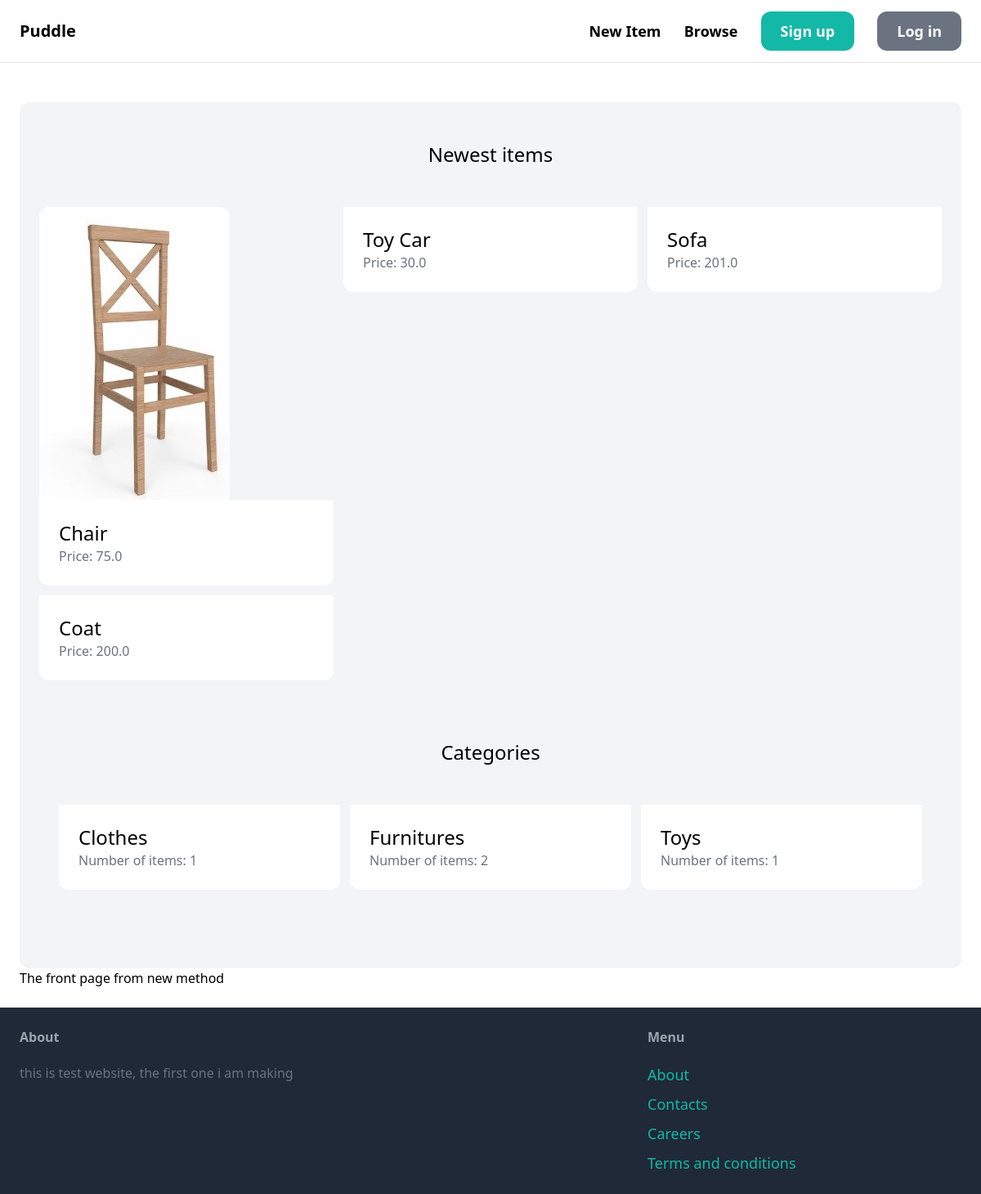
The page / on the database its author committed.
### item/models.py (models this page shows, shortened)
class Item(models.Model):
    category = models.ForeignKey(Category, related_name="items", on_delete=models.CASCADE)
    name = models.CharField(max_length=255)
    description = models.TextField(blank=True, null=True)
    price = models.FloatField()
    image = models.ImageField(upload_to='item_images', blank=True, null=True)
    is_sold = models.BooleanField(default=False)
    created_at = models.DateTimeField(auto_now_add=True)
    created_by = models.ForeignKey(User, related_name='items', on_delete=models.CASCADE)

class Category(models.Model):
    name = models.CharField(max_length=255)
    class Meta:
        verbose_name_plural = "Categories"
        ordering = ('name',)

### core/views.py (the view)
# urls.py: path('', views.index, name='index'),
def index(request):
    items = Item.objects.filter(is_sold=False)[:6]
    categories = Category.objects.all()
    return render(request, 'core/index.html',  {
        'categories': categories,
        'items': items,
    })

### core/templates/core/index.html (shortened to what this page needs)
{% extends 'core/base.html' %}
{% block content %}
<div class="mt-6 px-6 py-12 bg-gray-100 rounded-xl">
    <h2 class="mb-12 text-2xl text-center">
        Newest items
    </h2>
    <div class="grid grid-cols-3 gap-3">
        {% for item in items %}
            <div>
                <a href="{% url 'item:detail' item.id %}">
                    <div>
                        <img src="{{ item.image }}" class="rounded-t-xl">
                    </div>
                    <div class="p-6 bg-white rounded-b-xl">
                        <h2 class="text-2xl">{{item.name}}</h2>
                        <p class="text-gray-500">Price: {{item.price}}</p>
                    </div>
                </a>
            </div>
        {% endfor %}
    </div>
    <div class="mt-6 px-6 py-12 bg-gray-100 rounded-xl">
        <h2 class="mb-12 text-2xl text-center">
            Categories
        </h2>
        <div class="grid grid-cols-3 gap-3">
            {% for category in categories %}
                <div>
                    <a href="#">
                        <div class="p-6 bg-white rounded-b-xl">
                            <h2 class="text-2xl">{{category.name}}</h2>
                            <p class="text-gray-500">Number of items: {{category.items.count}}</p>
                        </div>
                    </a>
                </div>
            {% endfor %}
        </div>
    </div>
</div>
<h1>The front page from new method</h1>
{% endblock %}

### core/templates/core/base.html (shortened to what this page needs)
<!doctype html>
<html>
<head>
    <script src="https://cdn.tailwindcss.com"></script>
</head>
<body>
    <nav class="py-6 px-6 flex justify-between items-center border-b border-gray-200">
        <a href="/" class="text-xl font-semibold hover:text-gray-500">Puddle</a>
        <div class="space-x-6">
            <a href="{% url 'item:new' %}" class="text-lg font-semibold hover:text-gray-500">New Item</a>
            <a href="{% url 'item:items' %}" class="text-lg font-semibold hover:text-gray-500">Browse</a>
            {% if request.user.is_authenticated %}
            <a href="{% url 'conversation:inbox' %}"
                class="px-6 py-3 text-lg font-semibold bg-teal-500 text-white rounded-xl hover:bg-teal-700">Inbox</a>
            <a href="{% url 'dashboard:index' %}"
                class="px-6 py-3 text-lg font-semibold bg-teal-500 text-white rounded-xl hover:bg-teal-700">Dashboard</a>
            <a href="#"
                class="px-6 py-3 text-lg font-semibold bg-teal-500 text-white rounded-xl hover:bg-teal-700">Log out</a>
            {% else %}
            <a href="{% url 'core:signup' %}"
                class="px-6 py-3 text-lg font-semibold bg-teal-500 text-white rounded-xl hover:bg-teal-700">Sign up</a>
            <a href="{% url 'core:login' %}"
                class="px-6 py-3 text-lg font-semibold bg-gray-500 text-white rounded-xl hover:bg-gray-700">Log in</a>
            {% endif %}
        </div>
    </nav>
    <div class="px-6 py-6">
        {% block content %}
        {% endblock %}
    </div>
    <footer class="py-6 px-6 flex justify-between bg-gray-800">
        <div class="w-2/3 pr-10">
            <h3 class="mb-5 font-semibold text-gray-400">About</h3>
            <p class="lext-lg text-gray-500">this is test website, the first one i am making</p>
        </div>
        <div class="w-1/3">
            <h3 class="mb-5 font-semibold text-gray-400">Menu</h3>
            <ul class="space-y-2">
                <li><a href="#" class="text-lg text-teal-500 hover:text-teal-700">About</a></li>
                <li><a href="{% url 'core:contact' %}" class="text-lg text-teal-500 hover:text-teal-700">Contacts</a>
                </li>
                <li><a href="#" class="text-lg text-teal-500 hover:text-teal-700">Careers</a></li>
                <li><a href="#" class="text-lg text-teal-500 hover:text-teal-700">Terms and conditions</a></li>
            </ul>
        </div>
    </footer>
</body>
</html>

### rows shown on the page
Item: image (picture), name "Chair", price "75.0"
Item: name "Toy Car", price "30.0"
Item: name "Sofa", price "201.0"
Item: name "Coat", price "200.0"
Category: name "Clothes", items.count "1"
Category: name "Furnitures", items.count "2"
Category: name "Toys", items.count "1"
